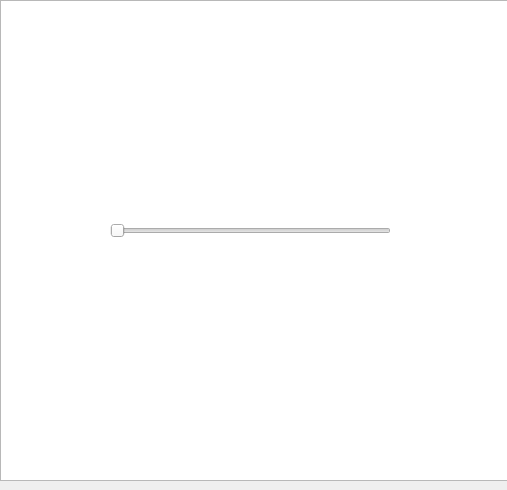
<?xml version="1.0" encoding="UTF-8"?>
<ui version="4.0">
 <class>window</class>
 <widget class="QDialog" name="window">
  <property name="geometry">
   <rect>
    <x>0</x>
    <y>0</y>
    <width>507</width>
    <height>490</height>
   </rect>
  </property>
  <property name="windowTitle">
   <string>Dialog</string>
  </property>
  <widget class="QLabel" name="label">
   <property name="geometry">
    <rect>
     <x>220</x>
     <y>230</y>
     <width>56</width>
     <height>12</height>
    </rect>
   </property>
   <property name="text">
    <string/>
   </property>
  </widget>
  <widget class="QSlider" name="horizontalSlider">
   <property name="geometry">
    <rect>
     <x>110</x>
     <y>170</y>
     <width>281</width>
     <height>121</height>
    </rect>
   </property>
   <property name="orientation">
    <enum>Qt::Horizontal</enum>
   </property>
  </widget>
  <widget class="QTextEdit" name="textEdit">
   <property name="geometry">
    <rect>
     <x>0</x>
     <y>0</y>
     <width>511</width>
     <height>481</height>
    </rect>
   </property>
  </widget>
  <zorder>textEdit</zorder>
  <zorder>label</zorder>
  <zorder>horizontalSlider</zorder>
 </widget>
 <resources/>
 <connections/>
</ui>
